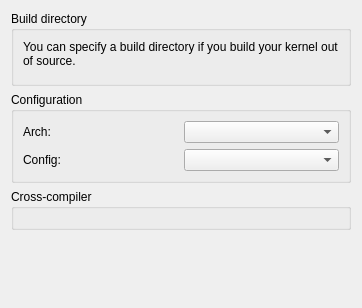
<?xml version="1.0" encoding="UTF-8"?>
<ui version="4.0">
 <class>KDevKernelConfigWidget</class>
 <widget class="QWidget" name="KDevKernelConfigWidget">
  <property name="geometry">
   <rect>
    <x>0</x>
    <y>0</y>
    <width>362</width>
    <height>308</height>
   </rect>
  </property>
  <property name="windowTitle">
   <string>Form</string>
  </property>
  <layout class="QVBoxLayout" name="verticalLayout_3">
   <item>
    <widget class="QGroupBox" name="groupBox">
     <property name="title">
      <string>Build directory</string>
     </property>
     <layout class="QVBoxLayout" name="verticalLayout">
      <item>
       <widget class="QLabel" name="label">
        <property name="text">
         <string>You can specify a build directory if you build your kernel out of source.</string>
        </property>
        <property name="wordWrap">
         <bool>true</bool>
        </property>
        <property name="buddy">
         <cstring>buildDir</cstring>
        </property>
       </widget>
      </item>
      <item>
       <widget class="KUrlRequester" name="buildDir">
        <property name="mode">
         <set>KFile::Directory|KFile::LocalOnly</set>
        </property>
       </widget>
      </item>
     </layout>
    </widget>
   </item>
   <item>
    <widget class="QGroupBox" name="groupBox_2">
     <property name="title">
      <string>Configuration</string>
     </property>
     <layout class="QVBoxLayout" name="verticalLayout_2">
      <item>
       <layout class="QHBoxLayout" name="horizontalLayout_2">
        <item>
         <widget class="QLabel" name="label_2">
          <property name="text">
           <string>Arch:</string>
          </property>
         </widget>
        </item>
        <item>
         <widget class="KComboBox" name="arch">
          <property name="toolTip">
           <string>Target architecture of the kernel. This will set the ARCH variable accordingly.</string>
          </property>
         </widget>
        </item>
       </layout>
      </item>
      <item>
       <layout class="QHBoxLayout" name="horizontalLayout_3">
        <item>
         <widget class="QLabel" name="label_3">
          <property name="text">
           <string>Config:</string>
          </property>
         </widget>
        </item>
        <item>
         <widget class="KComboBox" name="defconfig"/>
        </item>
       </layout>
      </item>
     </layout>
    </widget>
   </item>
   <item>
    <widget class="QGroupBox" name="groupBox_3">
     <property name="title">
      <string>Cross-compiler</string>
     </property>
     <layout class="QVBoxLayout" name="verticalLayout_4">
      <item>
       <widget class="KUrlRequester" name="crossCompiler"/>
      </item>
     </layout>
    </widget>
   </item>
   <item>
    <spacer name="verticalSpacer">
     <property name="orientation">
      <enum>Qt::Vertical</enum>
     </property>
     <property name="sizeHint" stdset="0">
      <size>
       <width>20</width>
       <height>141</height>
      </size>
     </property>
    </spacer>
   </item>
  </layout>
 </widget>
 <customwidgets>
  <customwidget>
   <class>KComboBox</class>
   <extends>QComboBox</extends>
   <header>kcombobox.h</header>
  </customwidget>
  <customwidget>
   <class>KUrlRequester</class>
   <extends>QFrame</extends>
   <header>kurlrequester.h</header>
  </customwidget>
 </customwidgets>
 <resources/>
 <connections/>
</ui>
